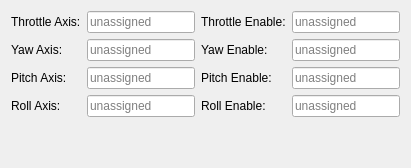
     <widget class="QWidget" name="tabControllerMapping">
      <attribute name="title">
       <string>Controller Mapping</string>
      </attribute>
      <layout class="QGridLayout" name="gridLayout_2">
       <item row="0" column="0">
        <widget class="QLabel" name="lblThrottleAxis">
         <property name="text">
          <string>Throttle Axis:</string>
         </property>
        </widget>
       </item>
       <item row="0" column="1">
        <widget class="QLineEdit" name="editThrottleAxis">
         <property name="readOnly">
          <bool>true</bool>
         </property>
         <property name="placeholderText">
          <string>unassigned</string>
         </property>
        </widget>
       </item>
       <item row="1" column="0">
        <widget class="QLabel" name="lblYawAxis">
         <property name="text">
          <string>Yaw Axis:</string>
         </property>
        </widget>
       </item>
       <item row="1" column="1">
        <widget class="QLineEdit" name="editYawAxis">
         <property name="readOnly">
          <bool>true</bool>
         </property>
         <property name="placeholderText">
          <string>unassigned</string>
         </property>
        </widget>
       </item>
       <item row="2" column="0">
        <widget class="QLabel" name="lblPitchAxis">
         <property name="text">
          <string>Pitch Axis:</string>
         </property>
        </widget>
       </item>
       <item row="2" column="1">
        <widget class="QLineEdit" name="editPitchAxis">
         <property name="readOnly">
          <bool>true</bool>
         </property>
         <property name="placeholderText">
          <string>unassigned</string>
         </property>
        </widget>
       </item>
       <item row="3" column="0">
        <widget class="QLabel" name="lblRollAxis">
         <property name="text">
          <string>Roll Axis:</string>
         </property>
        </widget>
       </item>
       <item row="3" column="1">
        <widget class="QLineEdit" name="editRollAxis">
         <property name="readOnly">
          <bool>true</bool>
         </property>
         <property name="placeholderText">
          <string>unassigned</string>
         </property>
        </widget>
       </item>
       <item row="0" column="2">
        <widget class="QLabel" name="lblThrottleEnable">
         <property name="text">
          <string>Throttle Enable:</string>
         </property>
        </widget>
       </item>
       <item row="1" column="2">
        <widget class="QLabel" name="lblYawEnable">
         <property name="text">
          <string>Yaw Enable:</string>
         </property>
        </widget>
       </item>
       <item row="2" column="2">
        <widget class="QLabel" name="lblPitchEnable">
         <property name="text">
          <string>Pitch Enable:</string>
         </property>
        </widget>
       </item>
       <item row="3" column="2">
        <widget class="QLabel" name="lblRollEnable">
         <property name="text">
          <string>Roll Enable:</string>
         </property>
        </widget>
       </item>
       <item row="0" column="3">
        <widget class="QLineEdit" name="editThrottleEnable">
         <property name="readOnly">
          <bool>true</bool>
         </property>
         <property name="placeholderText">
          <string>unassigned</string>
         </property>
        </widget>
       </item>
       <item row="1" column="3">
        <widget class="QLineEdit" name="editYawEnable">
         <property name="readOnly">
          <bool>true</bool>
         </property>
         <property name="placeholderText">
          <string>unassigned</string>
         </property>
        </widget>
       </item>
       <item row="2" column="3">
        <widget class="QLineEdit" name="editPitchEnable">
         <property name="readOnly">
          <bool>true</bool>
         </property>
         <property name="placeholderText">
          <string>unassigned</string>
         </property>
        </widget>
       </item>
       <item row="3" column="3">
        <widget class="QLineEdit" name="editRollEnable">
         <property name="readOnly">
          <bool>true</bool>
         </property>
         <property name="placeholderText">
          <string>unassigned</string>
         </property>
        </widget>
       </item>
       <item row="4" column="2">
        <spacer name="verticalSpacer_2">
         <property name="orientation">
          <enum>Qt::Vertical</enum>
         </property>
         <property name="sizeHint" stdset="0">
          <size>
           <width>20</width>
           <height>40</height>
          </size>
         </property>
        </spacer>
       </item>
      </layout>
     </widget>
